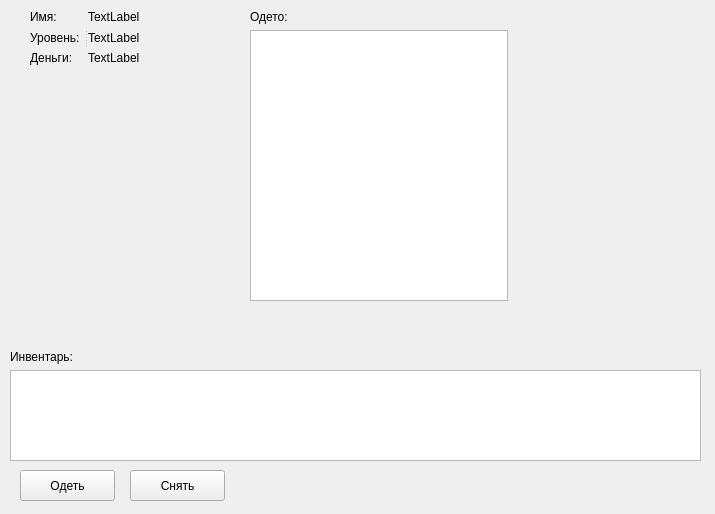
<?xml version="1.0" encoding="UTF-8"?>
<ui version="4.0">
 <class>Character</class>
 <widget class="QWidget" name="Character">
  <property name="geometry">
   <rect>
    <x>0</x>
    <y>0</y>
    <width>715</width>
    <height>514</height>
   </rect>
  </property>
  <property name="windowTitle">
   <string>Персонаж</string>
  </property>
  <widget class="QPushButton" name="bDress">
   <property name="geometry">
    <rect>
     <x>20</x>
     <y>470</y>
     <width>95</width>
     <height>31</height>
    </rect>
   </property>
   <property name="text">
    <string>Одеть</string>
   </property>
  </widget>
  <widget class="QPushButton" name="bUndress">
   <property name="geometry">
    <rect>
     <x>130</x>
     <y>470</y>
     <width>95</width>
     <height>31</height>
    </rect>
   </property>
   <property name="text">
    <string>Снять</string>
   </property>
  </widget>
  <widget class="QWidget" name="layoutWidget">
   <property name="geometry">
    <rect>
     <x>250</x>
     <y>10</y>
     <width>258</width>
     <height>291</height>
    </rect>
   </property>
   <layout class="QVBoxLayout" name="verticalLayout_3">
    <item>
     <widget class="QLabel" name="label_4">
      <property name="text">
       <string>Одето:</string>
      </property>
     </widget>
    </item>
    <item>
     <widget class="QListWidget" name="lItemsOnCharacter"/>
    </item>
   </layout>
  </widget>
  <widget class="QSplitter" name="splitter">
   <property name="geometry">
    <rect>
     <x>30</x>
     <y>10</y>
     <width>115</width>
     <height>55</height>
    </rect>
   </property>
   <property name="orientation">
    <enum>Qt::Horizontal</enum>
   </property>
   <widget class="QWidget" name="layoutWidget_2">
    <layout class="QVBoxLayout" name="verticalLayout">
     <item>
      <widget class="QLabel" name="label">
       <property name="text">
        <string>Имя:</string>
       </property>
      </widget>
     </item>
     <item>
      <widget class="QLabel" name="label_2">
       <property name="text">
        <string>Уровень:</string>
       </property>
      </widget>
     </item>
     <item>
      <widget class="QLabel" name="label_3">
       <property name="text">
        <string>Деньги:</string>
       </property>
      </widget>
     </item>
    </layout>
   </widget>
   <widget class="QWidget" name="layoutWidget_3">
    <layout class="QVBoxLayout" name="verticalLayout_2">
     <item>
      <widget class="QLabel" name="lName">
       <property name="text">
        <string>TextLabel</string>
       </property>
      </widget>
     </item>
     <item>
      <widget class="QLabel" name="lLevel">
       <property name="text">
        <string>TextLabel</string>
       </property>
      </widget>
     </item>
     <item>
      <widget class="QLabel" name="lMoney">
       <property name="text">
        <string>TextLabel</string>
       </property>
      </widget>
     </item>
    </layout>
   </widget>
  </widget>
  <widget class="QWidget" name="layoutWidget_4">
   <property name="geometry">
    <rect>
     <x>10</x>
     <y>350</y>
     <width>691</width>
     <height>111</height>
    </rect>
   </property>
   <layout class="QVBoxLayout" name="verticalLayout_4">
    <item>
     <widget class="QLabel" name="label_5">
      <property name="text">
       <string>Инвентарь:</string>
      </property>
     </widget>
    </item>
    <item>
     <widget class="QListWidget" name="lItems">
      <property name="flow">
       <enum>QListView::LeftToRight</enum>
      </property>
     </widget>
    </item>
   </layout>
  </widget>
 </widget>
 <resources/>
 <connections/>
</ui>
